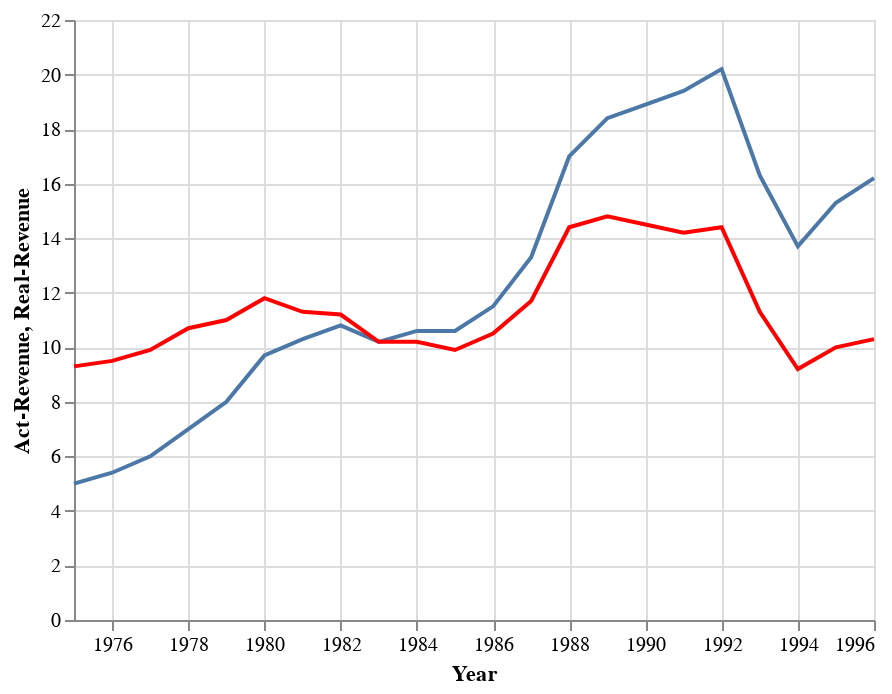

The notebook cell this image was saved under:
### Code cell
c3 = alt.Chart(data).mark_line(color='red').encode(x='Year:T', y='Real-Revenue')
c2 + c3

### Figure 1 — Vega-Lite specification as saved in the notebook (floating-point values rounded to 4 significant figures)
{"config": {"view": {"continuousWidth": 400, "continuousHeight": 300}}, "layer": [{"mark": "line", "encoding": {"x": {"type": "temporal", "field": "Year"}, "y": {"type": "quantitative", "field": "Act-Revenue"}}}, {"mark": {"type": "line", "color": "red"}, "encoding": {"x": {"type": "temporal", "field": "Year"}, "y": {"type": "quantitative", "field": "Real-Revenue"}}}], "data": {"name": "data-e85553bf9b73d4da9895a4c68afef039"}, "$schema": "https://vega.github.io/schema/vega-lite/v4.8.1.json", "datasets": {"data-e85553bf9b73d4da9895a4c68afef039": [{"Year": "1975", "Coded Year": 0, "Act-Revenue": 5.0, "CPI-U": 53.8, "Real-Revenue": 9.3}, {"Year": "1976", "Coded Year": 1, "Act-Revenue": 5.4, "CPI-U": 56.9, "Real-Revenue": 9.5}, {"Year": "1977", "Coded Year": 2, "Act-Revenue": 6.0, "CPI-U": 60.6, "Real-Revenue": 9.9}, {"Year": "1978", "Coded Year": 3, "Act-Revenue": 7.0, "CPI-U": 65.2, "Real-Revenue": 10.7}, {"Year": "1979", "Coded Year": 4, "Act-Revenue": 8.0, "CPI-U": 72.6, "Real-Revenue": 11.0}, {"Year": "1980", "Coded Year": 5, "Act-Revenue": 9.7, "CPI-U": 82.4, "Real-Revenue": 11.8}, {"Year": "1981", "Coded Year": 6, "Act-Revenue": 10.3, "CPI-U": 90.9, "Real-Revenue": 11.3}, {"Year": "1982", "Coded Year": 7, "Act-Revenue": 10.8, "CPI-U": 96.5, "Real-Revenue": 11.2}, {"Year": "1983", "Coded Year": 8, "Act-Revenue": 10.2, "CPI-U": 99.6, "Real-Revenue": 10.2}, {"Year": "1984", "Coded Year": 9, "Act-Revenue": 10.6, "CPI-U": 103.9, "Real-Revenue": 10.2}, {"Year": "1985", "Coded Year": 10, "Act-Revenue": 10.6, "CPI-U": 107.6, "Real-Revenue": 9.9}, {"Year": "1986", "Coded Year": 11, "Act-Revenue": 11.5, "CPI-U": 109.6, "Real-Revenue": 10.5}, {"Year": "1987", "Coded Year": 12, "Act-Revenue": 13.3, "CPI-U": 113.6, "Real-Revenue": 11.7}, {"Year": "1988", "Coded Year": 13, "Act-Revenue": 17.0, "CPI-U": 118.3, "Real-Revenue": 14.4}, {"Year": "1989", "Coded Year": 14, "Act-Revenue": 18.4, "CPI-U": 124.0, "Real-Revenue": 14.8}, {"Year": "1990", "Coded Year": 15, "Act-Revenue": 18.9, "CPI-U": 130.7, "Real-Revenue": 14.5}, {"Year": "1991", "Coded Year": 16, "Act-Revenue": 19.4, "CPI-U": 136.2, "Real-Revenue": 14.2}, {"Year": "1992", "Coded Year": 17, "Act-Revenue": 20.2, "CPI-U": 140.3, "Real-Revenue": 14.4}, {"Year": "1993", "Coded Year": 18, "Act-Revenue": 16.3, "CPI-U": 144.5, "Real-Revenue": 11.3}, {"Year": "1994", "Coded Year": 19, "Act-Revenue": 13.7, "CPI-U": 148.2, "Real-Revenue": 9.2}, {"Year": "1995", "Coded Year": 20, "Act-Revenue": 15.3, "CPI-U": 152.4, "Real-Revenue": 10.0}, {"Year": "1996", "Coded Year": 21, "Act-Revenue": 16.2, "CPI-U": 156.9, "Real-Revenue": 10.3}]}}
